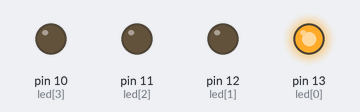
A sketch run on a simulated Arduino Uno, built with avr-gcc and run on an emulated ATmega328P. Shown: output pins drawn as LEDs (lit = HIGH).

Above: at 0.5 s.
At 1.5 s:
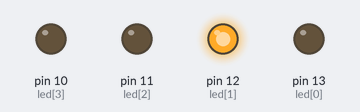
At 2.5 s:
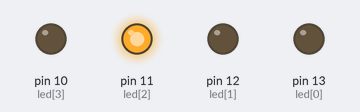
At 3.5 s:
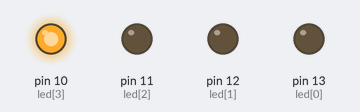
Timing chart, 0 to 5.2 s (numbered marks = the images above):
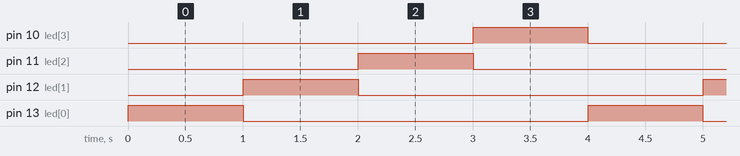

Measured:
- by itself, pin 10 (led[3]), pin 11 (led[2]), pin 12 (led[1]), pin 13 (led[0]): alternates HIGH for 1.0 s and LOW for 3.0 s
- by itself, everything shown: repeats every 4.0 s, in 5 steps

The sketch:

Led_Lauflicht_kompremiert.ino
```cpp
/*
 * Ledlauflicht als kompaktversion
 * BN
 * 18.09.2020
 */
 byte led[4] = {13, 12, 11, 10};    //erstellen eines


void setup() {
  // put your setup code here, to run once:
  for ( byte i=0; i<4; i++)
  {
    pinMode (led[i], OUTPUT);

  }

}

void loop() {
  // put your main code here, to run repeatedly:

  for ( byte  i=0; i<4; i++)
  {
    digitalWrite(led[i], HIGH);
    Serial.println("Led_"+i);
    delay(1000);
    digitalWrite(led[i], LOW);
    Serial.println("Led_"+i);
  }

}
```
